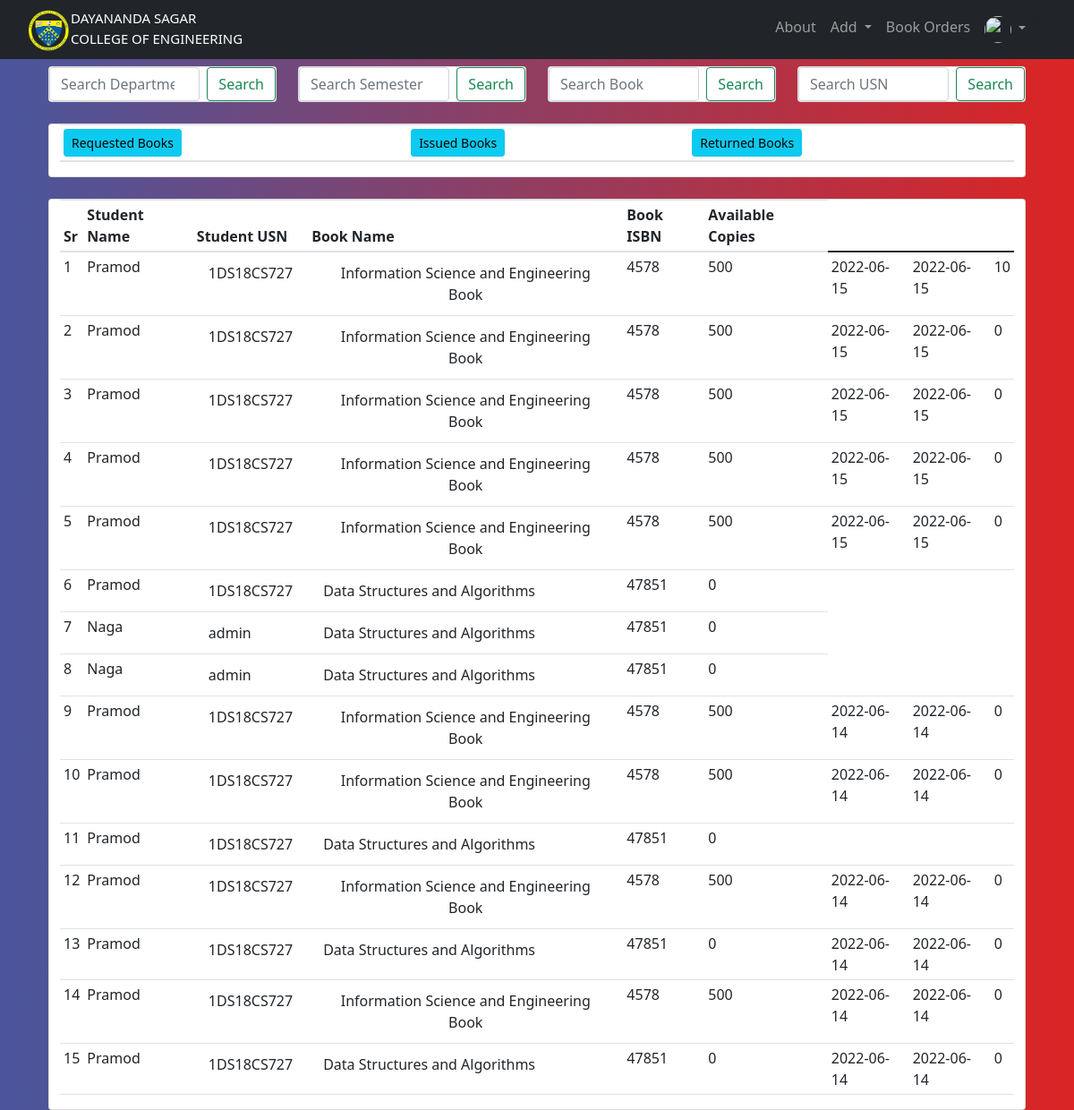
/orders_list (signed in), run on an earlier commit of the app's database.
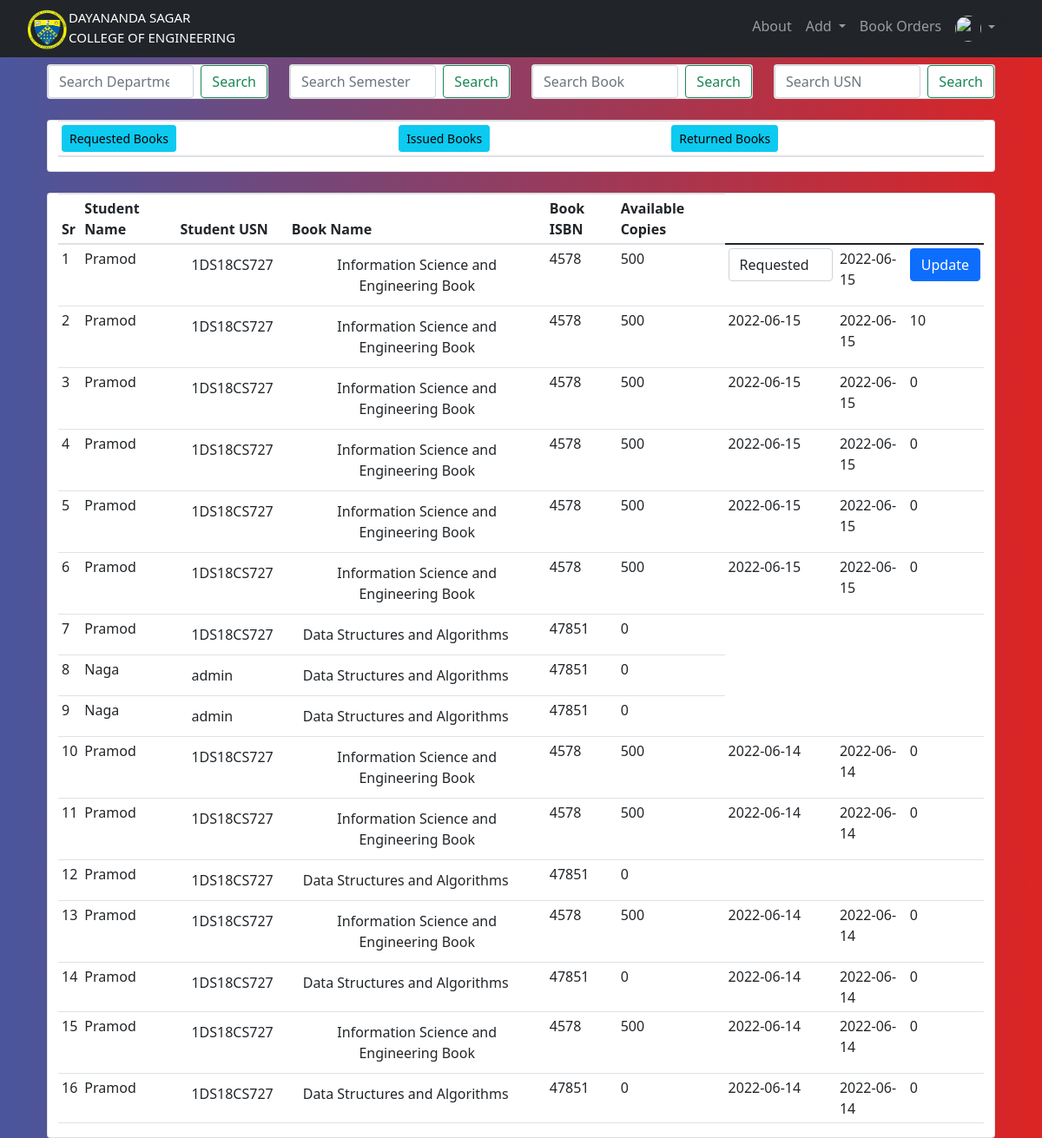
And on a later commit of the database.
### website/models.py (models this page shows, shortened)
class Student_Order(db.Model):
        id = db.Column(db.Integer, primary_key = True)
        status = db.Column(db.String(20), default = 'Requested', nullable = False)
        request_time = db.Column(db.DateTime, nullable = True)
        approve_time = db.Column(db.DateTime, nullable = True)
        return_time = db.Column(db.DateTime, nullable = True)
        returned_time = db.Column(db.DateTime, nullable = True)
        student_id = db.Column(db.Integer, db.ForeignKey('user.id'),nullable=True)
        student = db.relationship('User', backref=db.backref('students_order',lazy=True))
        book_id = db.Column(db.Integer, db.ForeignKey('addbook.id'),nullable=True)
        book = db.relationship('Addbook', backref=db.backref('books_order',lazy=True))
        fine = db.Column(db.Float,default=0)

class User(db.Model,UserMixin):
        __searchable__ = ['usn']
        __tablename__='user'
        id = db.Column(db.Integer, primary_key=True)
        email = db.Column(db.String(150), unique=True)
        password=db.Column(db.String(150))
        first_name=db.Column(db.String(150))
        is_active = db.Column(db.Boolean,default=False)
        urole = db.Column(db.String(80))
        usn = db.Column(db.String(10))
        status = db.Column(db.String(10))
        department_id = db.Column(db.Integer, db.ForeignKey('department.id'),nullable=True)
        department = db.relationship('Department', backref=db.backref('user_departments',lazy=True))
        semester_id = db.Column(db.Integer, db.ForeignKey('semester.id'),nullable=True)
        semester = db.relationship('Semester', backref=db.backref('user_semesters',lazy=True))
        def is_active(self):
                return self.is_active
        def get_urole(self):
                return self.urole

class Addbook(db.Model):
    __tablename__='addbook'
    __searchable__ = ['name', 'desc', 'isbn']
    id = db.Column(db.Integer, primary_key=True)
    name = db.Column(db.String(80), nullable=False)
    price = db.Column(db.Numeric(10,2), nullable=False)
    isbn = db.Column(db.Integer,default=0)
    stock = db.Column(db.Integer,nullable=False)
    available_copies = db.Column(db.Integer,nullable=False)
    desc = db.Column(db.Text, nullable=False)
    pub_date = db.Column(db.DateTime, nullable=False, default=datetime.utcnow)
    department_id = db.Column(db.Integer, db.ForeignKey('department.id'),nullable=False)
    department = db.relationship('Department', backref=db.backref('departments',lazy=True))
    semester_id = db.Column(db.Integer, db.ForeignKey('semester.id'),nullable=False)
    semester = db.relationship('Semester', backref=db.backref('semesters',lazy=True))
    image_1 = db.Column(db.String(150), nullable=False, default='image.jpg')
    image_2 = db.Column(db.String(150), nullable=False, default='image.jpg')
    image_3 = db.Column(db.String(150), nullable=False, default='image.jpg')

### website/views.py (the view)
@views.route('/orders_list')
@requires_access_level("admin")
def orders_list_for_admin():
    orders = Student_Order.query.order_by(Student_Order.request_time.desc()).all()
    return render_template("orders_list_for_admin.html", user=current_user,orders=orders)

### website/views.py (called while the page is built)
def requires_access_level(access_level):
    def decorator(f):
        @wraps(f)
        def decorated_function(*args, **kwargs):
            if not current_user.is_authenticated:
                flash('Login to Access', 'error')
                return redirect(url_for('views.home'))
            if current_user.get_urole() not in access_level:
                logout_user()
                flash('You do not have access to this resource. You have been automatically Logged Out', 'error')
                return redirect(url_for('views.home'))
            return f(*args, **kwargs)
        return decorated_function
    return decorator

### website/templates/orders_list_for_admin.html (shortened to what the changed rows need)
{% extends "base.html" %} {% block title %}Oders List{% endblock %}
{% block content %}
<br>
<br>
<div class="container">
<br>
<div class="container">
        <div class="row">
            <div class="card">
                <table class="table table-sm">
                    <thead>
                        <th><a href ="{{url_for('views.orders_list_on_status',status='Requested')}}" class="btn btn-info btn-sm">Requested Books</a></th>
                        <th><a href ="{{url_for('views.orders_list_on_status',status='Issued')}}" class="btn btn-info btn-sm">Issued Books</a></th>
                        <th><a href ="{{url_for('views.orders_list_on_status',status='Returned')}}" class="btn btn-info btn-sm">Returned Books</a></th>
                    </thead>
                </table>
            </div>
         </div>
</div>
<br>
<div class="container">
        <div class="row">
            <div class="card">
                <table class="table table-sm">
                    <thead>
                        <th>Sr</th>
                        <th>Student Name</th>
                        <th>Student USN</th>
                        <th>Book Name</th>
                        <th>Book ISBN</th>
                        <th>Available Copies</th>
                    </thead>
                    <tbody>
                    {% for order in orders%}
                    <tr>
                        <td>{{loop.index}}</td>
                        <td>{{order.student.first_name}}</td>
                        <td>
                            <button type="button" class="btn btn" data-toggle="modal" data-target="#student_info+{{order.student.usn}}">{{order.student.usn}}</button>
                        </td>
                        <td>
                            <button type="button" class="btn btn" data-toggle="modal" data-target="#book_into_modal+{{order.book.isbn}}">{{order.book.name}}</button>
                        </td>
                        <td>{{order.book.isbn}}</td>
                        <td>{{order.book.available_copies}}</td>
                        {% if(order.status == "Requested")%}
                        <td>
                            <form class="form" method="post" action="/orders_list/Requested">
                            <select name="status" id="status" class="form-control" required>
                                <option value="">Requested</option>
                            </select>
                        </td>
                        <td>{{order.request_time.date()}}</td>
                        {% elif(order.status == "Returned")%}
                        <td>{{order.approve_time.date()}}</td>
                        <td>{{order.returned_time.date()}}</td>
                        <td>{{order.fine}}</td>
                        {% endif %}
                        {% if(order.status in ["Requested","Issued"])%}
                        <td>
                            <input type="submit" class="btn btn-primary" value="Update">
                        </td>
                        {% endif %}
                    </tr>
                    {% endfor %}
                    </tbody>
                </table>
    </div>
         </div>
</div>
{% endblock %}

What changed in the data, as far as the page shows it:
added Student_Order: student.first_name "Pramod", student.usn "1DS18CS727", book.name "Information Science and Engineering Book", book.isbn "4578", book.available_copies "500", request_time "2022-06-15"
